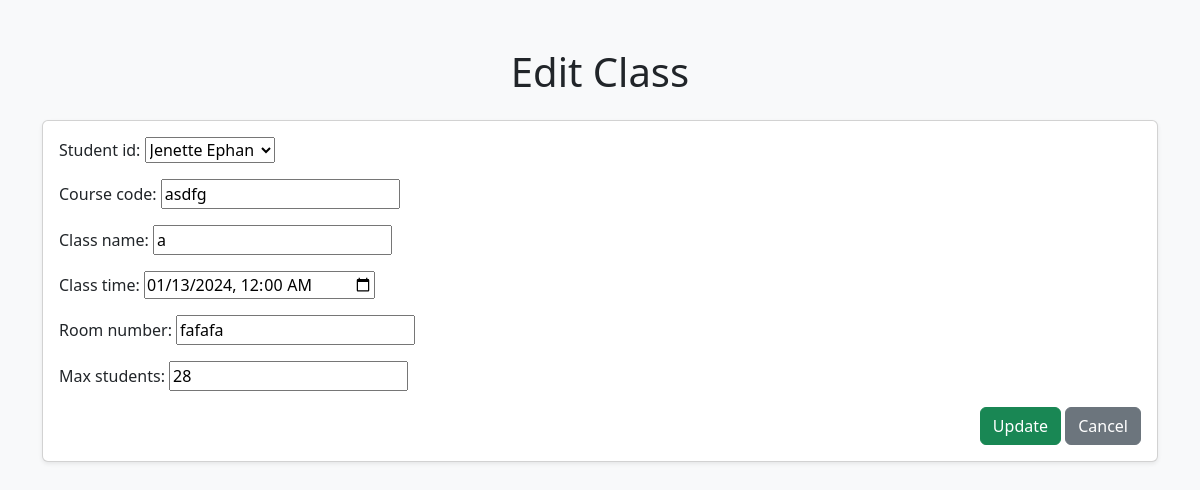
/classes/update/11/ (signed in), run on the app's committed database.
### samsapp/models.py (models this page shows, shortened)
class Student(models.Model):
    student_id = models.AutoField(primary_key=True)  # Automatically increments
    student_fullname = models.CharField(max_length=50)
    student_email = models.EmailField(max_length=50)
    birth_date = models.DateField()
    enrollment_date = models.DateField()
    def __str__(self):
        return self.student_fullname

class Class(models.Model):
    class_id = models.AutoField(primary_key=True)  # Automatically increments
    student_id = models.ForeignKey('Student', on_delete=models.CASCADE)  # Relates to the Student model
    course_code = models.CharField(max_length=50)
    class_name = models.CharField(max_length=100)
    class_time = models.DateTimeField()
    room_number = models.CharField(max_length=10)
    max_students = models.IntegerField()

### samsapp/views.py (the view)
# urls.py: path('classes/update/<int:class_id>/', views.class_update, name='class_update'),
@login_required(login_url='login')
def class_update(request, class_id):
    class_instance = get_object_or_404(Class, pk=class_id)
    if request.method == "POST":
        form = ClassForm(request.POST, instance=class_instance)
        if form.is_valid():
            form.save()
            return redirect('class_list')
    else:
        form = ClassForm(instance=class_instance)
    return render(request, 'samsapp/class_form.html', {'form': form})

### samsapp/forms.py
class ClassForm(forms.ModelForm):
    class Meta:
        model = Class
        fields = ['student_id', 'course_code', 'class_name', 'class_time', 'room_number', 'max_students']
        widgets = {
            'class_time': forms.DateTimeInput(attrs={'type': 'datetime-local'}),
        }
    student_id = forms.ModelChoiceField(queryset=Student.objects.all(), empty_label="Select Student")

### samsapp/templates/samsapp/class_form.html (shortened to what this page needs)
<!DOCTYPE html>
<html lang="en">
<head>
    <link href="https://cdn.jsdelivr.net/npm/bootstrap@5.3.0-alpha1/dist/css/bootstrap.min.css" rel="stylesheet">
</head>
<body class="bg-light">
<div class="container mt-5">
    <h1 class="text-center mb-4">{% if form.instance.pk %}Edit Class{% else %}Add Class{% endif %}</h1>
    <div class="card shadow-sm">
        <div class="card-body">
            <form method="post">
                {{ form.as_p }}
                <div class="text-end">
                    <button type="submit" class="btn btn-success">{% if form.instance.pk %}Update{% else %}Save{% endif %}</button>
                    <a href="{% url 'class_list' %}" class="btn btn-secondary">Cancel</a>
                </div>
            </form>
        </div>
    </div>
</div>
</body>
</html>

### data on the page
Student: student_id "Jenette Ephan"
Class: course_code "asdfg", class_name "a", class_time "01/13/2024 00:00", room_number "fafafa", max_students "28"
